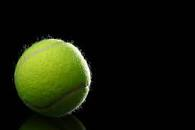
#> input picture images.jpg, 195 x 130 px
$ python abc.py
#> lines starting #> are read from the running program, lines starting #| are printed output that depends on the picture; after the words box and inside, x2 and y2 are one past the last pixel; in counts of white or black regions, pixels touching at a corner belong together
import cv2
import numpy as np
import imutils

image = cv2.imread('images.jpg')
#> image is the input picture: shape (130, 195, 3); mean B, G, R 8.3, 25.9, 21.1
cv2.waitKey(0)
print(image.shape)
#| (130, 195, 3)
x = image.shape[0]
#> x = 130
y = image.shape[1]
#> y = 195
gray = cv2.cvtColor(image, cv2.COLOR_BGR2GRAY)
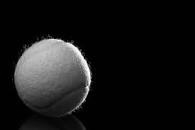
#> gray: shape (130, 195); min 0, max 253, mean 22.5
blurred = cv2.GaussianBlur(gray, (5, 5), 0)
thresh = cv2.threshold(blurred, 60, 255, cv2.THRESH_BINARY)[1]
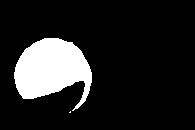
#> thresh: shape (130, 195); 14% white; 2 white regions (1 under 20 px)

cnts = cv2.findContours(thresh.copy(), cv2.RETR_EXTERNAL,cv2.CHAIN_APPROX_SIMPLE)
#> cnts = 2 contours, 1 with area under 20; largest, box (x1, y1, x2, y2) and area: (14, 38, 92, 111) 3422
cnts = imutils.grab_contours(cnts)

for c in cnts:
	M = cv2.moments(c)
	cX = int(M["m10"] / M["m00"])
	cY = int(M["m01"] / M["m00"])
#> this loop made 2 passes
#> (c, cX, cY) on pass 1: ([[70, 111], [69, 112], [70, 112]], 69, 111)
#> (cX, cY) on pass 2: (50, 68)

cv2.circle(image, (cX, cY), 7, (255, 255, 255), -1)
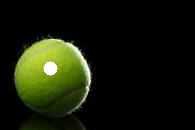
#> image: shape (130, 195, 3); 0.59% of pixels changed, all inside (x1, y1, x2, y2) = (43, 61, 58, 76)
cv2.circle(image, (97,65),5, (255, 0, 255), -1)
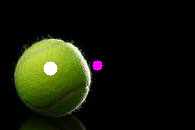
#> image: shape (130, 195, 3); 0.32% of pixels changed, all inside (x1, y1, x2, y2) = (92, 60, 103, 71)


	# show the image
cv2.imshow("Image", image)
print(cX,cY)
#| 50 68
cv2.waitKey(0)
